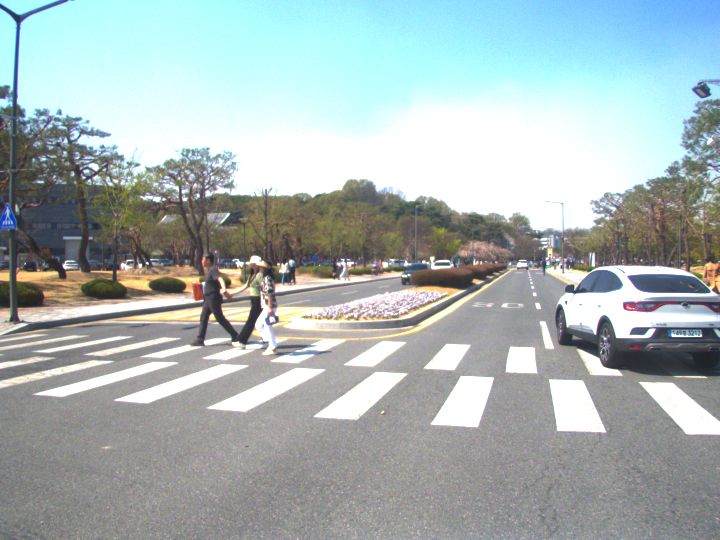
#> input picture test/left/000168.png, 720 x 540 px; its folder holds only this picture in this run
$ python depth.py test/left test/left out   (older library calls are emulated)
#> lines starting #> are read from the running program, lines starting #| are printed output that depends on the picture
import cv2
import numpy as np
import argparse
import os
import glob

def compute_disparity(left_rectified, right_rectified, num_disparities=64, block_size=11, window_size=11):
    stereo = cv2.StereoSGBM_create(minDisparity=0, numDisparities=num_disparities, blockSize=block_size,
                                   P1=8 * 3 * window_size ** 2,
                                   P2=32 * 3 * window_size ** 2, mode=cv2.STEREO_SGBM_MODE_SGBM_3WAY)
    disparity = stereo.compute(left_rectified, right_rectified).astype(np.float32) / 16.0
    return disparity

def calc_depth_map(disparity, focal_length, baseline):
    disparity[disparity <= 0] = 1e-3  # division by zero or negative disparities
    depth_map = np.single(focal_length * baseline) / np.single(disparity)
    return depth_map

def process_stereo(left_dir, right_dir, output_dir):
    # Get image file list
#> called with left_dir = 'test/left', right_dir = 'test/left', output_dir = 'out'
    left_images = sorted(glob.glob(os.path.join(left_dir, "*.png")))
    right_images = sorted(glob.glob(os.path.join(right_dir, "*.png")))
    os.makedirs(output_dir, exist_ok=True)

    # Camera parameters (hardcoded for MSC radar dataset)
    K1 = np.array([[646.96, 0, 374.84], [0, 647.31, 274.11], [0, 0, 1]])
    D1 = np.array([-0.233, 0.142, 0, 0, 0])
    K2 = np.array([[647.67, 0, 367.69], [0, 647.67, 285.20], [0, 0, 1]])
    D2 = np.array([-0.232, 0.129, 0, 0, 0])
    R = np.array([[0.999995, -0.0018, -0.00243], [0.0018, 0.999998, 0.00042], [0.00243, -0.00043, 0.999997]])
    T = np.array([-497.79, -2.18, 3.78])

    # Process all image pairs
    for left_path, right_path in zip(left_images, right_images):
        # Load images
        left_image = cv2.imread(left_path, cv2.IMREAD_GRAYSCALE)
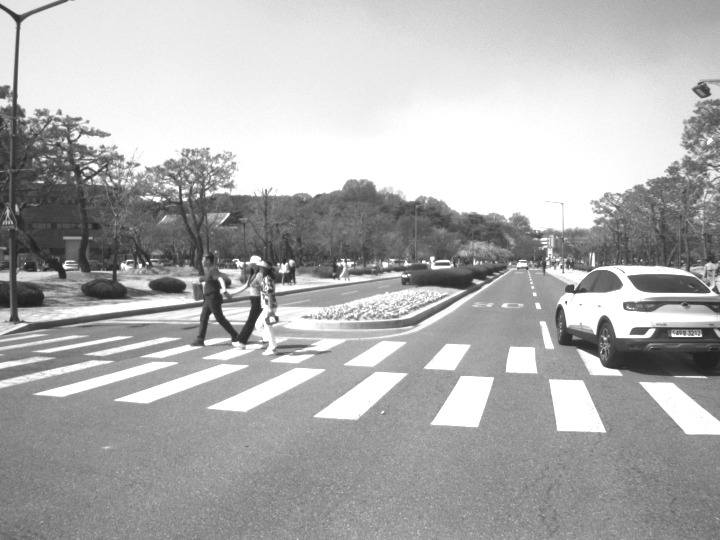
#> left_image: shape (540, 720); min 31, max 255, mean 175.7
        right_image = cv2.imread(right_path, cv2.IMREAD_GRAYSCALE)

        image_size = left_image.shape[::-1]
#> image_size = (720, 540)

        # Undistort and rectify images
        R1, R2, P1, P2, Q, _, _ = cv2.stereoRectify(K1, D1, K2, D2, image_size, R, T)
        left_map1, left_map2 = cv2.initUndistortRectifyMap(K1, D1, R1, P1, image_size, cv2.CV_16SC2)
        right_map1, right_map2 = cv2.initUndistortRectifyMap(K2, D2, R2, P2, image_size, cv2.CV_16SC2)
        left_rectified = cv2.remap(left_image, left_map1, left_map2, cv2.INTER_LINEAR)
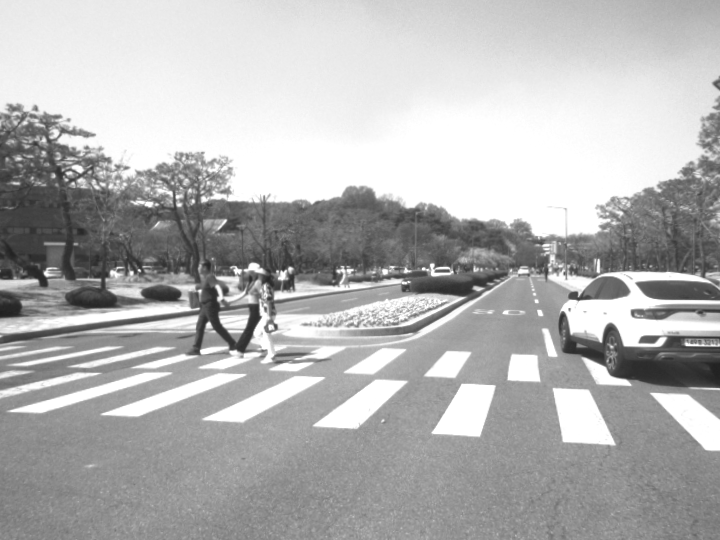
#> left_rectified: shape (540, 720); min 32, max 255, mean 179.1
        right_rectified = cv2.remap(right_image, right_map1, right_map2, cv2.INTER_LINEAR)
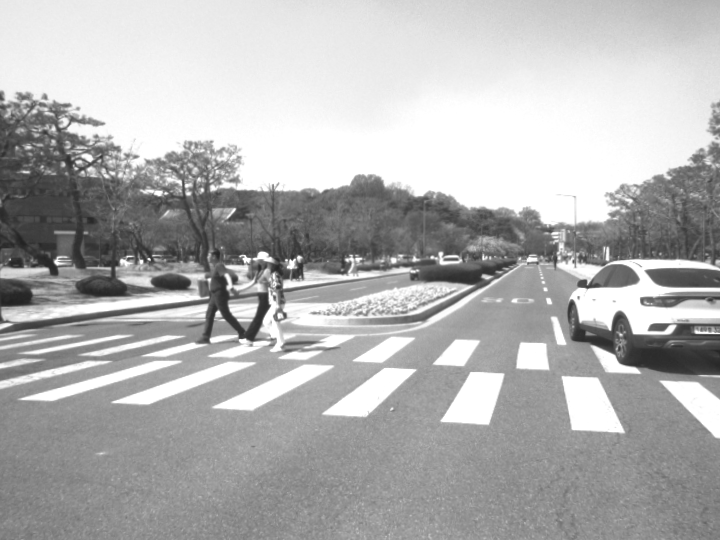
#> right_rectified: shape (540, 720); min 32, max 255, mean 177.5

        # Compute disparity
        disparity_map = compute_disparity(left_rectified, right_rectified, num_disparities=64, block_size=11, window_size=11)
#> in compute_disparity, `disparity = stereo.compute(left_rectified, right_rectified).astype(np...`:
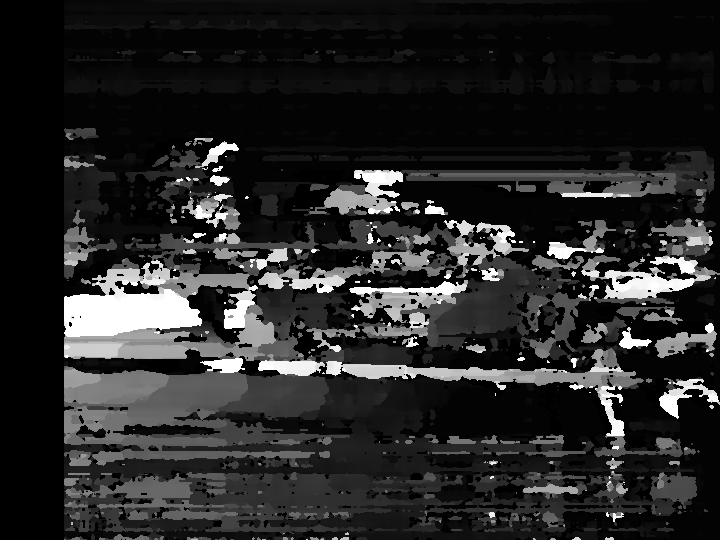
#> disparity: shape (540, 720) float32; min -1, max 63, mean 9; drawn with min black and max white

        # Compute depth map
        focal_length = K1[0, 0]  # In pixels
        baseline = np.linalg.norm(T)  # In mm
        depth_map = calc_depth_map(disparity_map, focal_length, baseline)
#> in calc_depth_map, `depth_map = np.single(focal_length * baseline) / np.single(disparity)`:
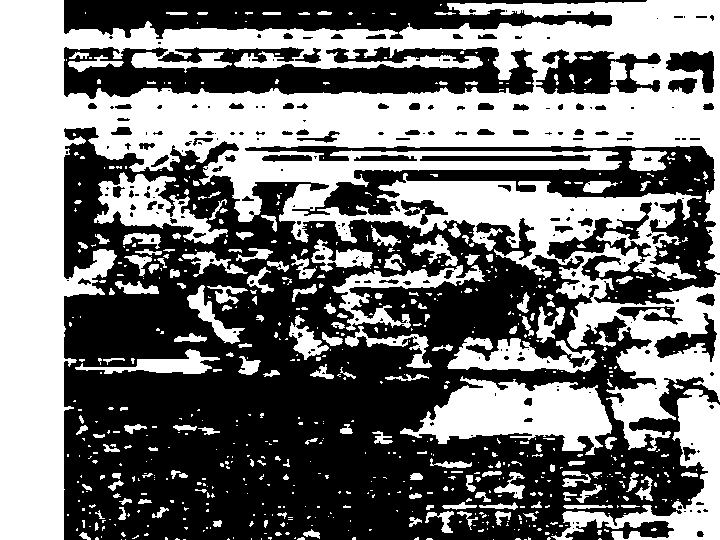
#> depth_map: shape (540, 720) float32; min 5112.1, max 322062592, mean 149588848; drawn with min black and max white
        depth_map = np.clip(depth_map, 0, 25000)  # Clip depth range
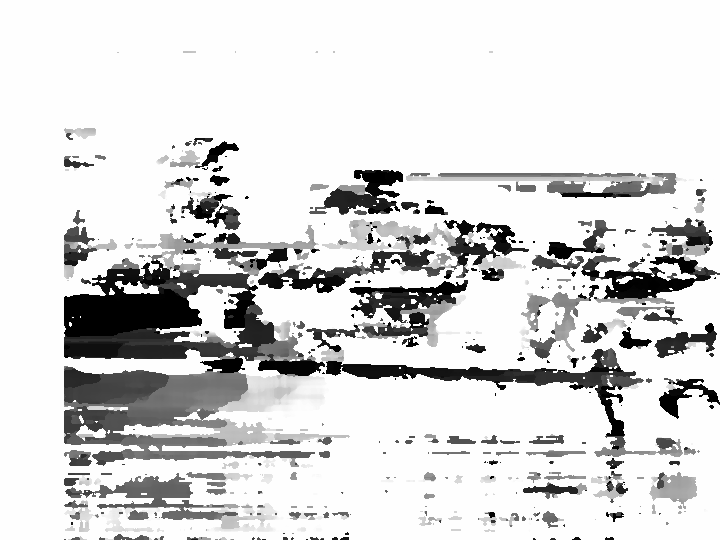
#> depth_map: shape (540, 720) float32; min 5112.1, max 25000, mean 22023.2; drawn with min black and max white

        # Normalize and save results
        disparity_normalized = cv2.normalize(disparity_map, None, 0, 255, cv2.NORM_MINMAX, cv2.CV_8U)
        depth_normalized = cv2.normalize(depth_map, None, 0, 255, cv2.NORM_MINMAX, cv2.CV_8U)

        filename = os.path.basename(left_path)
        output_path = os.path.join(output_dir, filename)

        cv2.imwrite(output_path, depth_normalized)

    print(f"Saved depth maps in {output_dir}.")

if __name__ == "__main__":
    parser = argparse.ArgumentParser(description="Stereo depth estimation: SGBM (OpenCV).")
    parser.add_argument("left", help="Path to left directory")
    parser.add_argument("right", help="Path to right directory")
    parser.add_argument("output", help="Output directory for results")
    args = parser.parse_args()

    process_stereo(args.left, args.right, args.output)

$ run again, on test/left/000322.png
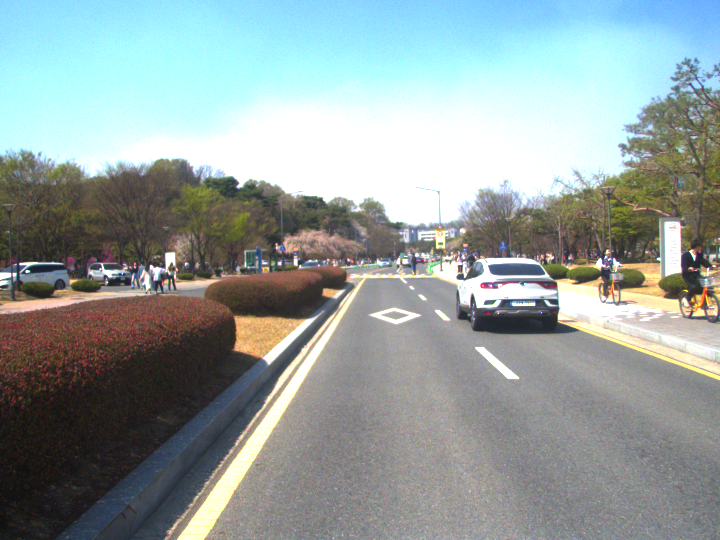
#> input picture test/left/000322.png, 720 x 540 px
#> in compute_disparity, `disparity = stereo.compute(left_rectified, right_rectified).astype(np...`:
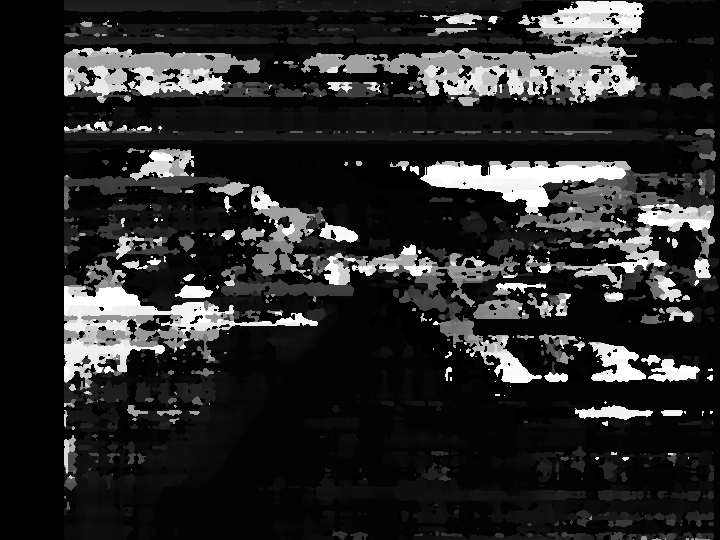
#> disparity: shape (540, 720) float32; min -1, max 63, mean 9.3; drawn with min black and max white
#> in process_stereo, `depth_map = np.clip(depth_map, 0, 25000)`:
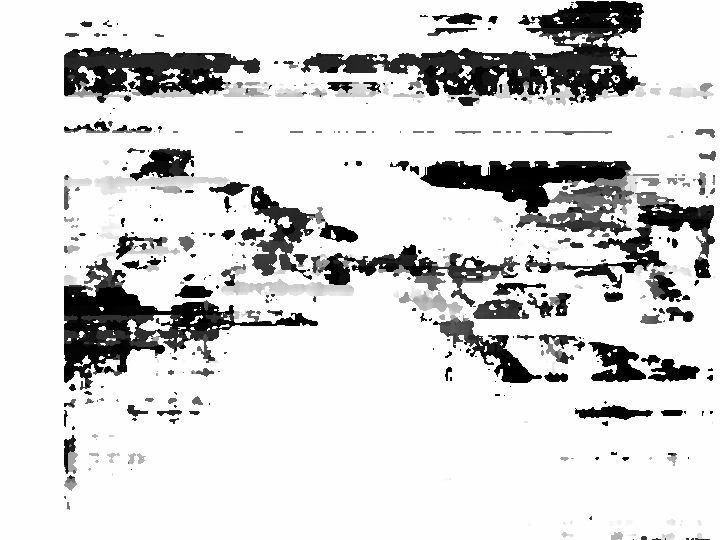
#> depth_map: shape (540, 720) float32; min 5112.1, max 25000, mean 21918.2; drawn with min black and max white
